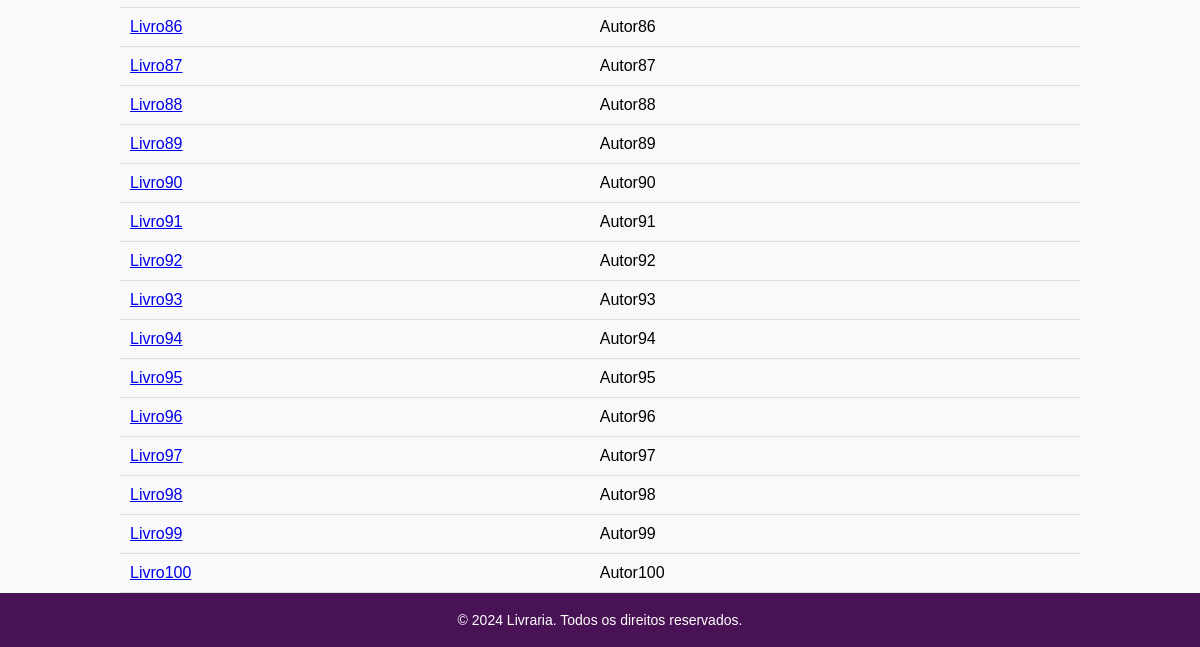
Before: /users/catalogo.php (lower part) with the older database file.
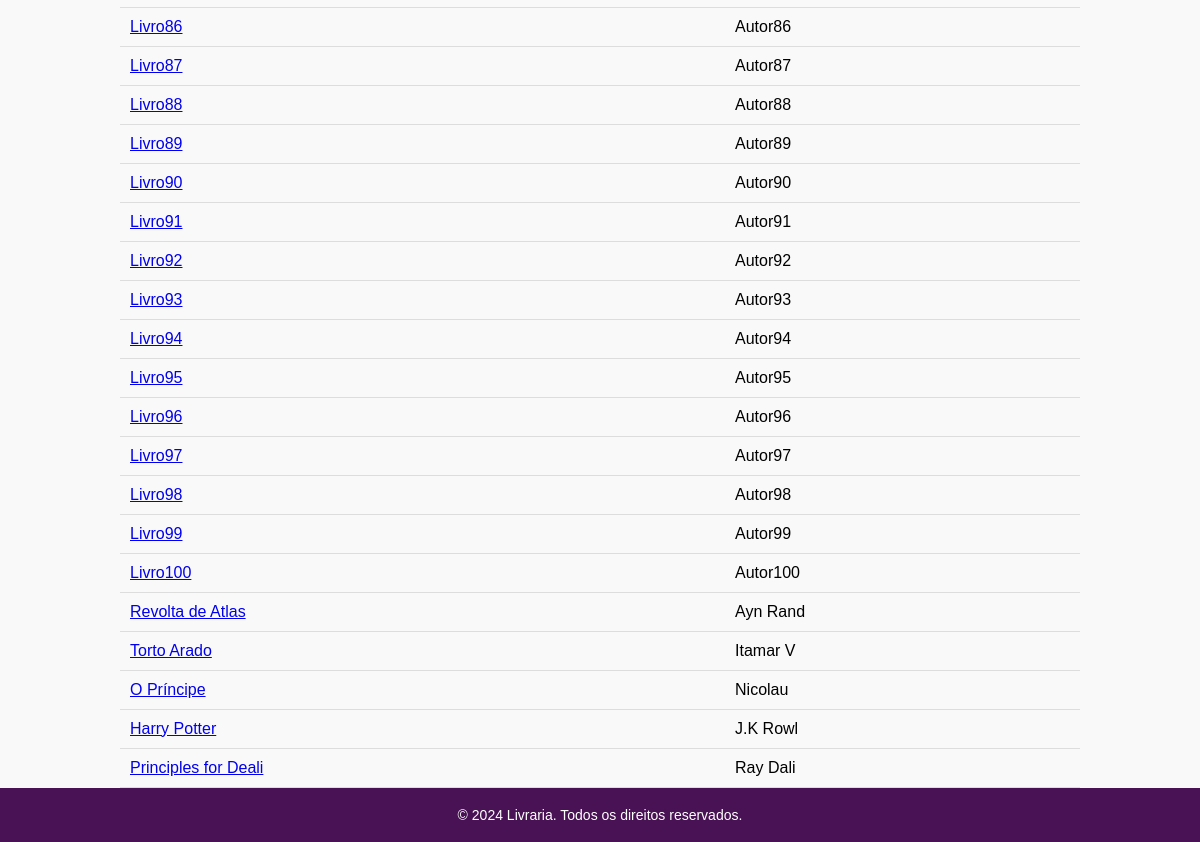
After: the same page with the newer database file.
### tables this page shows
CREATE TABLE `livros` (
  `id` int NOT NULL,
  `capa` varchar(18) DEFAULT NULL,
  `titulo` varchar(20) DEFAULT NULL,
  `autor` varchar(8) DEFAULT NULL,
  `isbn` bigint DEFAULT NULL,
  `descricao` varchar(1000) DEFAULT NULL,
  `data_pub` varchar(10) DEFAULT NULL,
  `genero` varchar(30) DEFAULT NULL
);

### users/catalogo.php (the view, shortened to what this page needs)
<?php
include 'connection.php';
$sql = "SELECT * FROM livros";
$result = $conn->query($sql);
?>
<!DOCTYPE html>
<html lang="en">
<head>
    <link rel="stylesheet" href="style_catalogo.css">
</head>
<body>
    <main>
        <?php
        if ($result->num_rows > 0) {
            echo "<table>";
            while($row = $result->fetch_assoc()) {
                echo "<tr><td><a href='modelo_livro.php?id=" . $row["id"] . "'>" . $row["titulo"] . "</a></td><td>" . $row["autor"] . "</td></tr>";
            }
            echo "</table>";
        } else {
            echo "<p>Nenhum livro disponível.</p>";
        }
        ?>
    </main>
    <footer>
        <p>&copy; 2024 Livraria. Todos os direitos reservados.</p>
    </footer>
</body>
</html>

### users/style_catalogo.css (style rules this page uses)
body { font-family: Arial, sans-serif; background-color: #f9f9f9; margin: 0; padding: 0; }
table { width: 80%; margin: 0 auto; border-collapse: collapse; margin-top: 20px; }
footer { background-color: #491254; color: #fff; text-align: center; padding: 5px 0; bottom: 0; width: 100%; font-size: 14px; }

Changed rows visible on the page:
added livros: titulo "Revolta de Atlas", autor "Ayn Rand"
added livros: titulo "Torto Arado", autor "Itamar V"
added livros: titulo "O Príncipe", autor "Nicolau"
added livros: titulo "Harry Potter", autor "J.K Rowl"
added livros: titulo "Principles for Deali", autor "Ray Dali"
